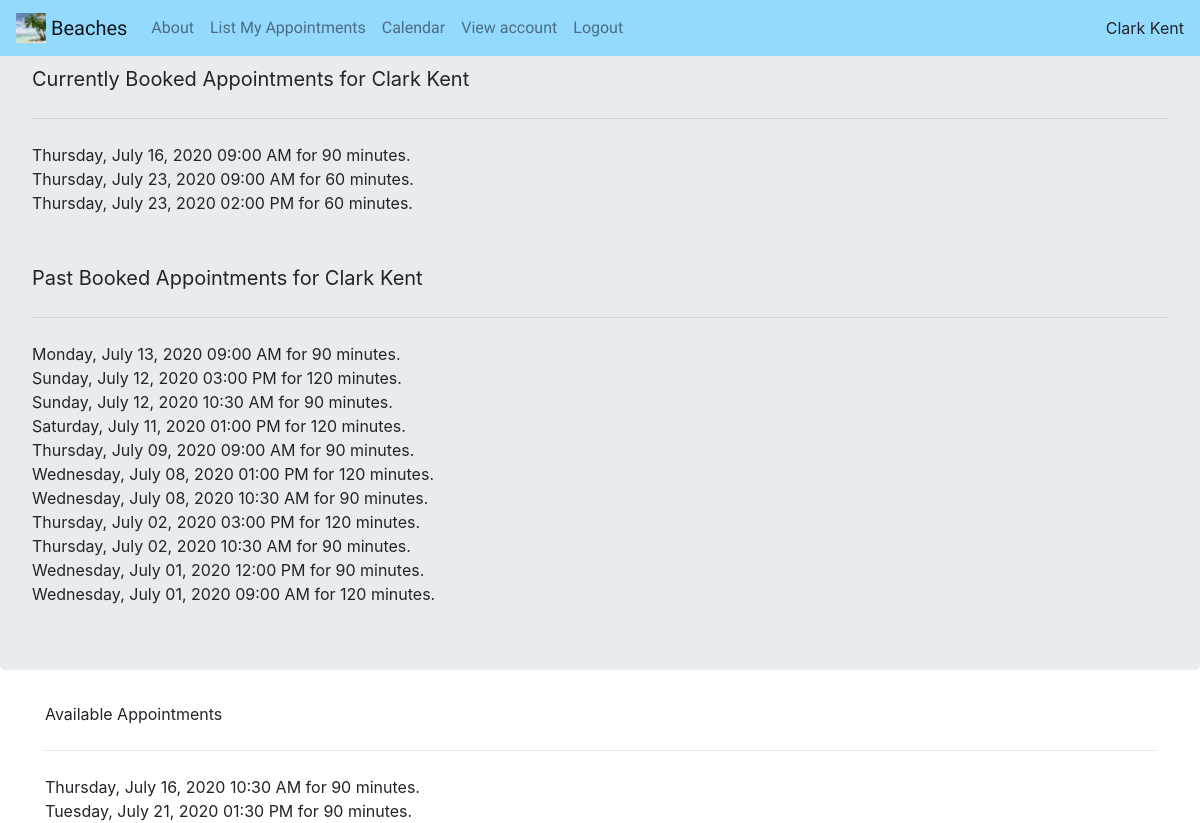
The page /appointments/list (signed in) on the database its author committed.
### project/models.py (models this page shows, shortened)
class User(db.Model, UserMixin):
    __tablename__ = 'users'
    id = db.Column(db.Integer, primary_key = True)
    profile_image = db.Column(db.String(), nullable = False, default = 'default_image.png')
    email = db.Column(db.String(), unique = True, index = True)
    first = db.Column(db.String())
    last = db.Column(db.String(), index = True)
    password_hash = db.Column(db.String())
    phone = db.Column(db.String())
    is_admin = db.Column(db.Integer())
    email_me = db.Column(db.Integer())
    text_me = db.Column(db.Integer())
    appointment = db.relationship('Appointment', back_populates = 'user')

class Appointment(db.Model):
    __tablename__ = 'appointments'
    status = db.Column(db.String(), index = True)
    start_time = db.Column(db.DateTime, primary_key = True, index = True)
    length = db.Column(db.Integer, index = True)
    user_id = db.Column(db.Integer, db.ForeignKey('users.id'))
    user = db.relationship('User', back_populates = 'appointment')
    message = db.Column(db.String())
    def __repr__(self):
        return  f'{self.start_time.strftime("%A, %B %d, %Y %I:%M %p")} for {self.length} minutes.'

### project/appointments/views.py (the view)
@appointments.route('/list')
@login_required
def list_appointments():
    dt_obj = datetime.today()
    avail = creator.list_available(dt_obj)
    now_booked, past_booked = creator.admin_list_booked(dt_obj)
    now_user, past_user = creator.list_appts(dt_obj, current_user.id)
    return render_template('list-appointments.html', now_booked = now_booked, past_booked = past_booked,
                           avail = avail, now_user = now_user, past_user = past_user)

### project/appointments/apt_creator.py (called while the page is built, shortened)
def admin_list_booked(dt_obj):
    current_users = []
    past_users = []
    current = []
    past = []
    return zip(current_users, current), zip(past_users, past)

def list_appts(dt_obj, user_id):
    current = db.session.query(Appointment).filter(
        and_(Appointment.user_id == user_id, Appointment.status == 'booked',
             Appointment.start_time > dt_obj)).order_by(Appointment.start_time)
    past = db.session.query(Appointment).filter(
        and_(Appointment.user_id == user_id, Appointment.status == 'booked',
             Appointment.start_time <= dt_obj)).order_by(Appointment.start_time.desc())
    return current, past

def list_available(dt_obj):
    avail = Appointment.query.filter_by(status = 'available').filter(
        Appointment.start_time >= dt_obj).order_by(Appointment.start_time).limit(25)
    return avail

### project/models.py (called while the page is built)
@login_manager.user_loader
def load_user(user_id):
    return User.query.get(user_id)

### project/appointments/templates/appointments/list-appointments.html
{% extends'base.html' %}
{% block content %}
<div class="jumbotron">
    <p class="lead"><strong>Currently Booked Appointments for {{ current_user.first }} {{ current_user.last }}</strong></p>
    <hr class = 'my-4'>
    {% if current_user.is_admin%}
        {% for user, appt in now_booked  %}
            {{ user }} booked {{ appt }} <br>
        {% endfor %}
    {% else %}
        {% for appt in now_user %}
            {{ appt }} <br>
        {% endfor %}
    {% endif %}
    <br><br>
    <p class="lead"><strong>Past Booked Appointments for {{ current_user.first }} {{ current_user.last }}</strong></p>
    <hr class = 'my-4'>
    {% if current_user.is_admin %}
        {% for user, appt in past_booked %}
            {{ user }} booked {{ appt }} <br>
        {% endfor %}
    {% else %}
        {% for appt in past_user %}
            {{ appt }} <br>
        {% endfor %}
    {% endif %}
</div>
    <div class = 'container'>
    Available Appointments
        <hr class = 'my-4'>
    {% for appt in avail %}
    {{ appt }} <br>
    {% endfor %}
    </div>
{% endblock %}

### project/templates/base.html (shortened to what this page needs)
<!DOCTYPE html>
<html lang="en">
<head>
    <link rel="stylesheet" href="https://stackpath.bootstrapcdn.com/bootstrap/4.5.0/css/bootstrap.min.css">
    <link href="../static/fonts.css" rel="stylesheet">
</head>
<body>
    <nav class="navbar fixed-top navbar-expand-lg navbar-light" style="background-color: #94daff;">
      <a class="navbar-brand" href="{{ url_for('core.index') }}">
        <img src="../static/logo-512x512.png" width="30" height="30" class="d-inline-block align-top" alt="" loading="lazy">
    Beaches
      </a>
      <div class="collapse navbar-collapse" id="navbarSupportedContent">
        <ul class="navbar-nav mr-auto">
          <li class="nav-item">
            <a class="nav-link" href="{{ url_for('core.about') }}">About<span class="sr-only">(current)</span></a>
          </li>
          {% if current_user.is_authenticated %}
              <li class="nav-item">
                  <a class="nav-link" href="{{ url_for('appointments.list_appointments')}}">List My Appointments</a>
              </li>
              <li class="nav-item">
                  <a class="nav-link" href="{{ url_for('appointments.calendar')}}">Calendar</a>
              </li>
              <li class="nav-item">
                  <a class="nav-link" href="{{ url_for('users.account')}}">View account</a>
              </li>
              <li class="nav-item">
                  <a class="nav-link" href="{{ url_for('core.logout')}}">Logout</a>
              </li>
          {% endif %}
        </ul>
                {% if current_user.is_authenticated %}
                {{ current_user.first }} {{ current_user.last }}
                {% endif %}
      </div>
    </nav>
{% block content %}
{% endblock %}
</body>
</html>

### rows shown on the page
User: first "Clark", last "Kent"
Appointment: appt "Thursday, July 16, 2020 09:00 AM for 90 minutes."
Appointment: appt "Thursday, July 23, 2020 09:00 AM for 60 minutes."
Appointment: appt "Thursday, July 23, 2020 02:00 PM for 60 minutes."
Appointment: appt "Monday, July 13, 2020 09:00 AM for 90 minutes."
Appointment: appt "Sunday, July 12, 2020 03:00 PM for 120 minutes."
Appointment: appt "Sunday, July 12, 2020 10:30 AM for 90 minutes."
Appointment: appt "Saturday, July 11, 2020 01:00 PM for 120 minutes."
Appointment: appt "Thursday, July 09, 2020 09:00 AM for 90 minutes."
Appointment: appt "Wednesday, July 08, 2020 01:00 PM for 120 minutes."
Appointment: appt "Wednesday, July 08, 2020 10:30 AM for 90 minutes."
Appointment: appt "Thursday, July 02, 2020 03:00 PM for 120 minutes."
Appointment: appt "Thursday, July 02, 2020 10:30 AM for 90 minutes."
Appointment: appt "Wednesday, July 01, 2020 12:00 PM for 90 minutes."
Appointment: appt "Wednesday, July 01, 2020 09:00 AM for 120 minutes."
Appointment: appt "Thursday, July 16, 2020 10:30 AM for 90 minutes."
Appointment: appt "Tuesday, July 21, 2020 01:30 PM for 90 minutes."
